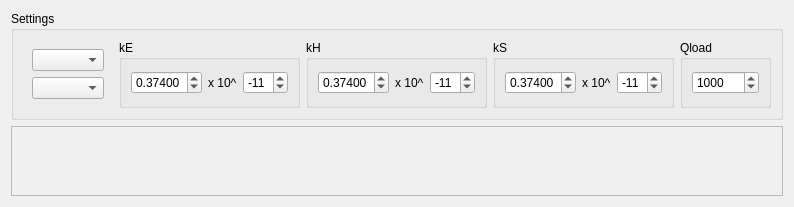
      <widget class="QWidget" name="formFactorTab">
       <attribute name="title">
        <string>Postprocessing settings</string>
       </attribute>
       <layout class="QVBoxLayout" name="verticalLayout_4">
        <item>
         <widget class="QGroupBox" name="groupBox_15">
          <property name="title">
           <string>Settings</string>
          </property>
          <layout class="QHBoxLayout" name="horizontalLayout_8">
           <item>
            <widget class="QWidget" name="widget" native="true">
             <layout class="QVBoxLayout" name="verticalLayout_10">
              <item>
               <widget class="QComboBox" name="eqBeadMaterial">
                <property name="toolTip">
                 <string>bead material. only appear in download data notes</string>
                </property>
               </widget>
              </item>
              <item>
               <widget class="QComboBox" name="eqFieldPart">
                <property name="toolTip">
                 <string>measure field part</string>
                </property>
               </widget>
              </item>
             </layout>
            </widget>
           </item>
           <item>
            <widget class="QGroupBox" name="groupBox_16">
             <property name="toolTip">
              <string>electric formfactor</string>
             </property>
             <property name="title">
              <string>kE</string>
             </property>
             <layout class="QHBoxLayout" name="horizontalLayout_2">
              <item>
               <widget class="QDoubleSpinBox" name="eqKEMantissa">
                <property name="toolTip">
                 <string>electric formfactor mantissa</string>
                </property>
                <property name="decimals">
                 <number>5</number>
                </property>
                <property name="maximum">
                 <double>1.000000000000000</double>
                </property>
                <property name="singleStep">
                 <double>0.100000000000000</double>
                </property>
                <property name="value">
                 <double>0.374000000000000</double>
                </property>
               </widget>
              </item>
              <item>
               <widget class="QLabel" name="label_14">
                <property name="sizePolicy">
                 <sizepolicy hsizetype="Fixed" vsizetype="Preferred">
                  <horstretch>0</horstretch>
                  <verstretch>0</verstretch>
                 </sizepolicy>
                </property>
                <property name="text">
                 <string>x 10^</string>
                </property>
               </widget>
              </item>
              <item>
               <widget class="QSpinBox" name="eqKEExponent">
                <property name="toolTip">
                 <string>electric formfactor exponent</string>
                </property>
                <property name="minimum">
                 <number>-15</number>
                </property>
                <property name="maximum">
                 <number>15</number>
                </property>
                <property name="value">
                 <number>-11</number>
                </property>
               </widget>
              </item>
             </layout>
            </widget>
           </item>
           <item>
            <widget class="QGroupBox" name="groupBox_17">
             <property name="toolTip">
              <string>magnetic formfactor</string>
             </property>
             <property name="title">
              <string>kH</string>
             </property>
             <layout class="QHBoxLayout" name="horizontalLayout_7">
              <item>
               <widget class="QDoubleSpinBox" name="eqKHMantissa">
                <property name="toolTip">
                 <string>magnetic formfactor mantissa</string>
                </property>
                <property name="decimals">
                 <number>5</number>
                </property>
                <property name="maximum">
                 <double>1.000000000000000</double>
                </property>
                <property name="singleStep">
                 <double>0.100000000000000</double>
                </property>
                <property name="value">
                 <double>0.374000000000000</double>
                </property>
               </widget>
              </item>
              <item>
               <widget class="QLabel" name="label_19">
                <property name="sizePolicy">
                 <sizepolicy hsizetype="Fixed" vsizetype="Preferred">
                  <horstretch>0</horstretch>
                  <verstretch>0</verstretch>
                 </sizepolicy>
                </property>
                <property name="text">
                 <string>x 10^</string>
                </property>
               </widget>
              </item>
              <item>
               <widget class="QSpinBox" name="eqKHExponent">
                <property name="toolTip">
                 <string>magnetic formfactor exponent</string>
                </property>
                <property name="minimum">
                 <number>-15</number>
                </property>
                <property name="maximum">
                 <number>15</number>
                </property>
                <property name="value">
                 <number>-11</number>
                </property>
               </widget>
              </item>
             </layout>
            </widget>
           </item>
           <item>
            <widget class="QGroupBox" name="groupBox_19">
             <property name="toolTip">
              <string>formfactor for indirect reflection measurements</string>
             </property>
             <property name="title">
              <string>kS</string>
             </property>
             <layout class="QHBoxLayout" name="horizontalLayout_11">
              <item>
               <widget class="QDoubleSpinBox" name="eqKSMantissa">
                <property name="toolTip">
                 <string>formfactor mantissa for indirect reflection measurements</string>
                </property>
                <property name="decimals">
                 <number>5</number>
                </property>
                <property name="maximum">
                 <double>1.000000000000000</double>
                </property>
                <property name="singleStep">
                 <double>0.100000000000000</double>
                </property>
                <property name="value">
                 <double>0.374000000000000</double>
                </property>
               </widget>
              </item>
              <item>
               <widget class="QLabel" name="label_15">
                <property name="sizePolicy">
                 <sizepolicy hsizetype="Fixed" vsizetype="Preferred">
                  <horstretch>0</horstretch>
                  <verstretch>0</verstretch>
                 </sizepolicy>
                </property>
                <property name="text">
                 <string>x 10^</string>
                </property>
               </widget>
              </item>
              <item>
               <widget class="QSpinBox" name="eqKSExponent">
                <property name="toolTip">
                 <string>formfactor exponent for indirect reflection measurements</string>
                </property>
                <property name="minimum">
                 <number>-15</number>
                </property>
                <property name="maximum">
                 <number>15</number>
                </property>
                <property name="value">
                 <number>-11</number>
                </property>
               </widget>
              </item>
             </layout>
            </widget>
           </item>
           <item>
            <widget class="QGroupBox" name="QloadValue">
             <property name="title">
              <string>Qload</string>
             </property>
             <layout class="QHBoxLayout" name="horizontalLayout_9">
              <item>
               <widget class="QSpinBox" name="eqQLoad">
                <property name="toolTip">
                 <string>loaded Q</string>
                </property>
                <property name="maximum">
                 <number>10000000</number>
                </property>
                <property name="value">
                 <number>1000</number>
                </property>
               </widget>
              </item>
             </layout>
            </widget>
           </item>
          </layout>
         </widget>
        </item>
        <item>
         <widget class="QScrollArea" name="scrollArea">
          <property name="widgetResizable">
           <bool>true</bool>
          </property>
          <widget class="QWidget" name="scrollAreaWidgetContents">
           <property name="geometry">
            <rect>
             <x>0</x>
             <y>0</y>
             <width>98</width>
             <height>36</height>
            </rect>
           </property>
           <layout class="QVBoxLayout" name="verticalLayout_14">
            <item>
             <widget class="QWidget" name="webPageWidget" native="true">
              <property name="sizePolicy">
               <sizepolicy hsizetype="Preferred" vsizetype="Expanding">
                <horstretch>0</horstretch>
                <verstretch>0</verstretch>
               </sizepolicy>
              </property>
              <layout class="QVBoxLayout" name="verticalLayout_13"/>
             </widget>
            </item>
           </layout>
          </widget>
         </widget>
        </item>
       </layout>
      </widget>
